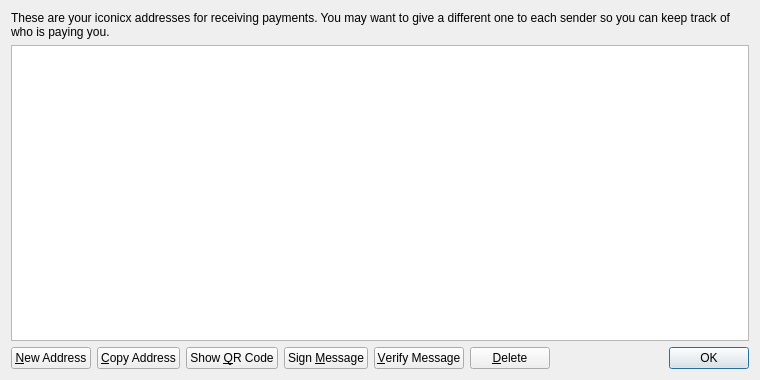
<?xml version="1.0" encoding="UTF-8"?>
<ui version="4.0">
 <class>AddressBookPage</class>
 <widget class="QWidget" name="AddressBookPage">
  <property name="geometry">
   <rect>
    <x>0</x>
    <y>0</y>
    <width>760</width>
    <height>380</height>
   </rect>
  </property>
  <property name="windowTitle">
   <string>Address Book</string>
  </property>
  <layout class="QVBoxLayout" name="verticalLayout">
   <item>
    <widget class="QLabel" name="labelExplanation">
     <property name="text">
      <string>These are your iconicx addresses for receiving payments. You may want to give a different one to each sender so you can keep track of who is paying you.</string>
     </property>
     <property name="textFormat">
      <enum>Qt::PlainText</enum>
     </property>
     <property name="wordWrap">
      <bool>true</bool>
     </property>
    </widget>
   </item>
   <item>
    <widget class="QTableView" name="tableView">
     <property name="contextMenuPolicy">
      <enum>Qt::CustomContextMenu</enum>
     </property>
     <property name="toolTip">
      <string>Double-click to edit address or label</string>
     </property>
     <property name="tabKeyNavigation">
      <bool>false</bool>
     </property>
     <property name="alternatingRowColors">
      <bool>true</bool>
     </property>
     <property name="selectionMode">
      <enum>QAbstractItemView::SingleSelection</enum>
     </property>
     <property name="selectionBehavior">
      <enum>QAbstractItemView::SelectRows</enum>
     </property>
     <property name="sortingEnabled">
      <bool>true</bool>
     </property>
     <attribute name="verticalHeaderVisible">
      <bool>false</bool>
     </attribute>
    </widget>
   </item>
   <item>
    <layout class="QHBoxLayout" name="horizontalLayout">
     <item>
      <widget class="QPushButton" name="newAddressButton">
       <property name="toolTip">
        <string>Create a new address</string>
       </property>
       <property name="text">
        <string>&amp;New Address</string>
       </property>
       <property name="icon">
        <iconset resource="../bitcoin.qrc">
         <normaloff>:/icons/add</normaloff>:/icons/add</iconset>
       </property>
      </widget>
     </item>
     <item>
      <widget class="QPushButton" name="copyToClipboard">
       <property name="toolTip">
        <string>Copy the currently selected address to the system clipboard</string>
       </property>
       <property name="text">
        <string>&amp;Copy Address</string>
       </property>
       <property name="icon">
        <iconset resource="../bitcoin.qrc">
         <normaloff>:/icons/editcopy</normaloff>:/icons/editcopy</iconset>
       </property>
      </widget>
     </item>
     <item>
      <widget class="QPushButton" name="showQRCode">
       <property name="text">
        <string>Show &amp;QR Code</string>
       </property>
       <property name="icon">
        <iconset resource="../bitcoin.qrc">
         <normaloff>:/icons/qrcode</normaloff>:/icons/qrcode</iconset>
       </property>
      </widget>
     </item>
     <item>
      <widget class="QPushButton" name="signMessage">
       <property name="toolTip">
        <string>Sign a message to prove you own a iconicx address</string>
       </property>
       <property name="text">
        <string>Sign &amp;Message</string>
       </property>
       <property name="icon">
        <iconset resource="../bitcoin.qrc">
         <normaloff>:/icons/edit</normaloff>:/icons/edit</iconset>
       </property>
      </widget>
     </item>
     <item>
      <widget class="QPushButton" name="verifyMessage">
       <property name="toolTip">
        <string>Verify a message to ensure it was signed with a specified iconicx address</string>
       </property>
       <property name="text">
        <string>&amp;Verify Message</string>
       </property>
       <property name="icon">
        <iconset resource="../bitcoin.qrc">
         <normaloff>:/icons/transaction_0</normaloff>:/icons/transaction_0</iconset>
       </property>
      </widget>
     </item>
     <item>
      <widget class="QPushButton" name="deleteButton">
       <property name="toolTip">
        <string>Delete the currently selected address from the list</string>
       </property>
       <property name="text">
        <string>&amp;Delete</string>
       </property>
       <property name="icon">
        <iconset resource="../bitcoin.qrc">
         <normaloff>:/icons/remove</normaloff>:/icons/remove</iconset>
       </property>
      </widget>
     </item>
     <item>
      <spacer name="horizontalSpacer">
       <property name="orientation">
        <enum>Qt::Horizontal</enum>
       </property>
       <property name="sizeHint" stdset="0">
        <size>
         <width>40</width>
         <height>20</height>
        </size>
       </property>
      </spacer>
     </item>
     <item>
      <widget class="QDialogButtonBox" name="buttonBox">
       <property name="sizePolicy">
        <sizepolicy hsizetype="Maximum" vsizetype="Fixed">
         <horstretch>0</horstretch>
         <verstretch>0</verstretch>
        </sizepolicy>
       </property>
       <property name="standardButtons">
        <set>QDialogButtonBox::Ok</set>
       </property>
      </widget>
     </item>
    </layout>
   </item>
  </layout>
 </widget>
 <resources>
  <include location="../bitcoin.qrc"/>
 </resources>
 <connections/>
</ui>
